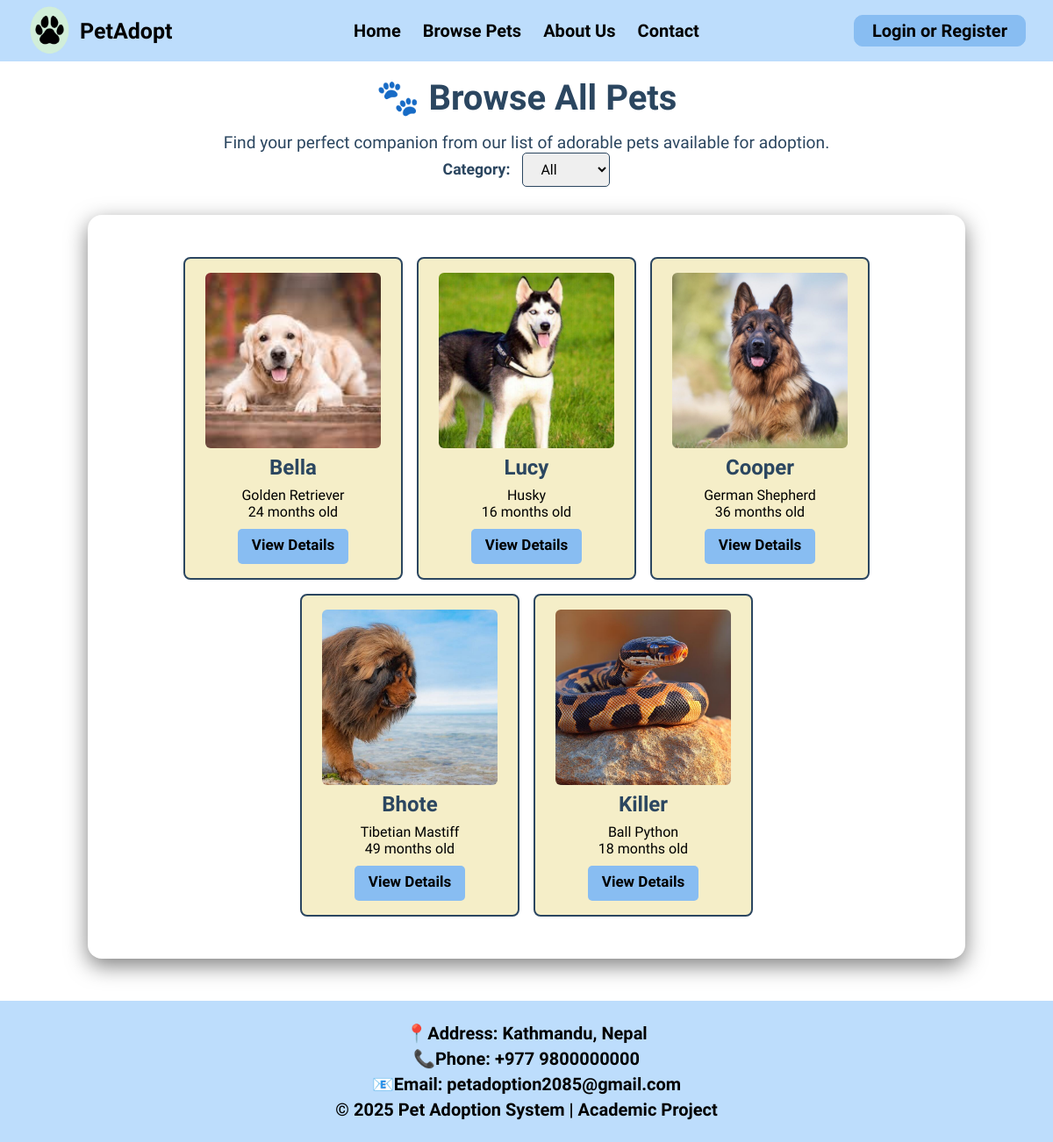
Page /browsePets.php?category=dog on the committed database.
### tables this page shows
CREATE TABLE `pets` (
  `id` int(11) NOT NULL AUTO_INCREMENT,
  `name` varchar(255) NOT NULL,
  `age` int(11) NOT NULL,
  `gender` enum('Male','Female') NOT NULL,
  `breed` varchar(255) NOT NULL,
  `price` varchar(255) NOT NULL,
  `status` enum('available','adopted') NOT NULL DEFAULT 'available',
  `image` varchar(255) NOT NULL,
  `category` enum('dog','cat','rabbit') NOT NULL,
  `description` text NOT NULL,
  `weight` varchar(10) DEFAULT NULL,
  PRIMARY KEY (`id`)
);

### includes/functions.php (called while the page is built, shortened)
<?php
function sanitize_string(string $value): string {
    $value = trim($value);
    $value = strip_tags($value);
    $value = htmlspecialchars($value, ENT_QUOTES | ENT_SUBSTITUTE, 'UTF-8');
    return $value;
}
function sanitize_int(mixed $value): int {
    return (int) filter_var($value, FILTER_SANITIZE_NUMBER_INT);
}
function e(string $value): string {
    return htmlspecialchars($value, ENT_QUOTES | ENT_SUBSTITUTE, 'UTF-8');
}

### browsePets.php (the view, shortened to what this page needs)
<?php
include("navbar.php");
include("includes/functions.php");
$status = "available";
if (isset($_GET['category']) && !empty($_GET['category'])) {
    $category = sanitize_string($_GET['category']);
    $stmt = $con->prepare("SELECT * FROM pets WHERE status = ? AND category = ?");
    $stmt->bind_param("ss", $status, $category);
} else {
    $stmt = $con->prepare("SELECT * FROM pets WHERE status = ?");
    $stmt->bind_param("s", $status);
}
$stmt->execute();
$pets_result = $stmt->get_result();
?>
<html>
<head>
    <link rel="stylesheet" href="assets/css/style.css">
    <link rel="stylesheet" href="https://cdnjs.cloudflare.com/ajax/libs/font-awesome/6.5.0/css/all.min.css">
</head>
<body>
    <div class="browse-container">
        <div class="browse-header">
            <h1>🐾 Browse All Pets</h1>
            <p>Find your perfect companion from our list of adorable pets available for adoption.</p>
            <form method="GET" action="browsePets.php" class="category-form">
                <label for="category" style="font-size:1.1rem; font-weight:bold; color:#2b4660;">Category:</label>
                <select name="category" id="category" onchange="this.form.submit()">
                    <option value="">All</option>
                </select>
            </form>
        </div>
        <div class="pet-grid">
            <?php
            if ($pets_result && mysqli_num_rows($pets_result) > 0) {
                while ($pet = mysqli_fetch_assoc($pets_result)) {
                    echo '
                    <div class="pet-card">
                        <img src="assets/images/' . e($pet['image'] ?? 'default_pet.jpg') . '" alt="' . e($pet['name']) . '">
                        <h2>' . e($pet['name']) . '</h2>
                        <p>' . e($pet['breed']) . '</p>
                        <p>' . e($pet['age']) . ' months old</p>
                        <a href="pet-details.php?id=' . sanitize_int($pet['id']) . '" class="adopt-btn">View Details</a>';
                    echo '</div>';
                }
            } else {
                echo '<h2 style="color:red; text-align:center;">No pets available at the moment 😿</h2>';
            }
            ?>
        </div>
    </div>
</body>
</html>
<?php include("footer.php"); ?>

### assets/css/style.css (style rules this page uses)
* { margin: 0; padding: 0; box-sizing: border-box; font-family: "Agdasima", sans-serif; }
body { display: flex; flex-direction: column; }
a { text-decoration: none; }
.pet-grid { display: flex; justify-content: center; gap: 1rem; flex-wrap: wrap; border-radius: 16px; padding: 3rem 1.5rem; box-shadow: 0 8px 25px rgba(0, 0, 0, 0.5); }
.pet-card { background-color: #f5eec8; border: 2px solid #2b4660; border-radius: 8px; padding: 1rem; width: 250px; text-align: center; }
.pet-card img { width: 200px; height: 200px; object-fit: cover; border-radius: 6px; }
.pet-card h2 { color: #2b4660; margin: 0.5rem 0; }
.adopt-btn { text-decoration: none; background-color: #88bdf2; color: black; border: none; width: auto; padding: 0.5rem 1rem; border-radius: 5px; cursor: pointer; height: 40px; font-size: 17px; font-weight: bold; text-align: center; display: inline-block; margin-top: 10px; }
.browse-container { max-width: 1000px; margin: 5.5rem auto 0 auto; }
.browse-header { text-align: center; margin-bottom: 2rem; color: #2b4660; }
.browse-header h1 { font-size: 2.5rem; margin-bottom: 1rem; }
.browse-header p { font-size: 1.2rem; }
form { text-align: left; display: flex; flex-direction: column; gap: 0.5rem; }
label { font-size: 1.25rem; font-weight: bold; color: #2b4660; }
.category-form { margin-top: 1rem; display: inline; }
.category-form select { padding: 0.5rem 1rem; border-radius: 5px; border: 1px solid #2b4660; margin-left: 10px; font-size: 1rem; }

### rows in the picture
pets: image (picture), name "Bella", breed "Golden Retriever", age "24"
pets: image (picture), name "Lucy", breed "Husky", age "16"
pets: image (picture), name "Cooper", breed "German Shepherd", age "36"
pets: image (picture), name "Bhote", breed "Tibetian Mastiff", age "49"
pets: image (picture), name "Killer", breed "Ball Python", age "18"
